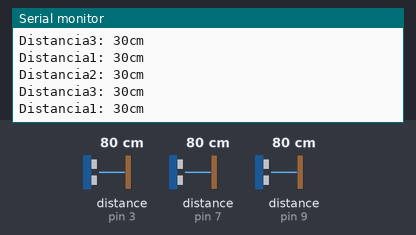
A sketch run on a simulated Arduino Uno, built with avr-gcc and run on an emulated ATmega328P. Parts: the last lines printed to the serial monitor. Wiring (inferred from the names in the program): 3 × ultrasonic range finder: trigger pin 2, echo pin 3 / trigger pin 6, echo pin 7 / trigger pin 8, echo pin 9. The inputs (shaded band) are chosen by the test bench; at power-on: distance to the obstacle (sensors on pin 3, pin 7, pin 9) 80 cm. The echo pulse lasts 58.3 µs per cm.

Above: at 1.2 s.
1.3 s: distance to the obstacle (sensor on pin 3) set to 2 cm
At 1.6 s:
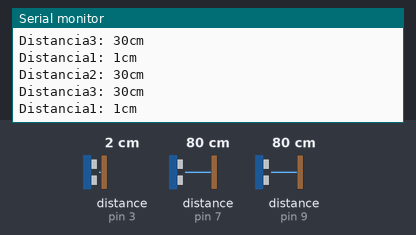
4.3 s: distance to the obstacle (sensor on pin 7) set to 2 cm
At 4.51 s:
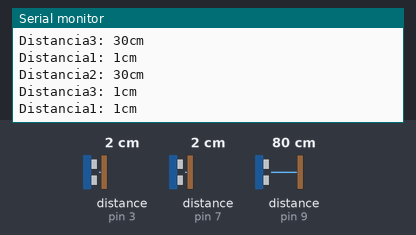
7.3 s: distance to the obstacle (sensor on pin 9) set to 2 cm
At 7.5 s:
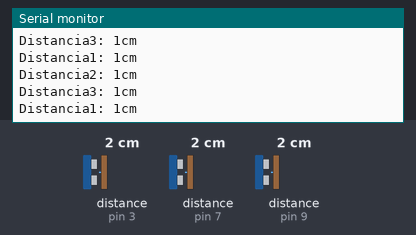
10.3 s: distance to the obstacle (sensor on pin 3) set to 9 cm
At 10.57 s:
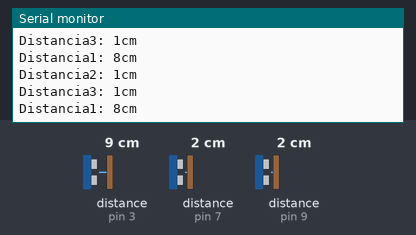
13.3 s: distance to the obstacle (sensor on pin 7) set to 35 cm
At 13.46 s:
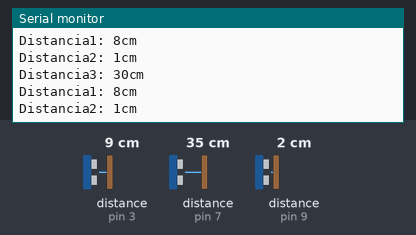
16.3 s: distance to the obstacle (sensor on pin 9) set to 18 cm
At 16.39 s:
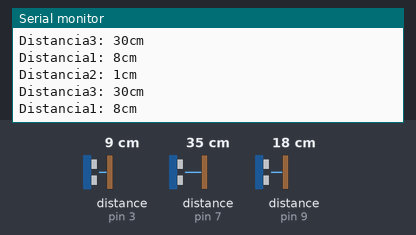
Timing chart, 0 to 19.3 s (numbered marks = the images above; inputs shaded):
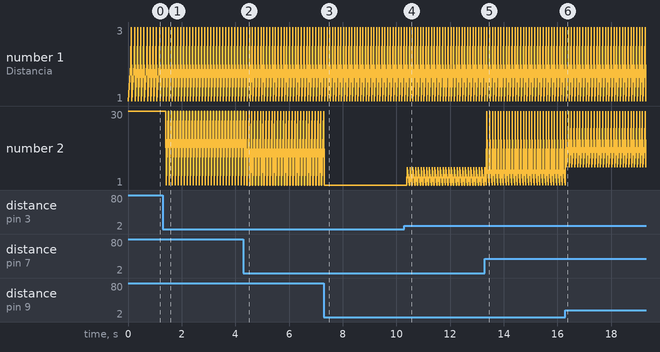

The sketch:

Ultrasonicos.ino
```cpp
//Ultrasonicos
const int Trigger1 = 2;
const int Echo1 = 3;
const int Trigger2 = 8;
const int Echo2 = 9;
const int Trigger3 = 6;
const int Echo3 = 7;

void setup() {
  Serial.begin(9600);//iniciailzamos la comunicación
  pinMode(Trigger1, OUTPUT); //pin como salida
  pinMode(Echo1, INPUT);  //pin como entrada
  digitalWrite(Trigger1, LOW);//Inicializamos el pin con 0
  pinMode(Trigger2, OUTPUT); //pin como salida
  pinMode(Echo2, INPUT);  //pin como entrada
  digitalWrite(Trigger2, LOW);//Inicializamos el pin con 0
  pinMode(Trigger3, OUTPUT); //pin como salida
  pinMode(Echo3, INPUT);  //pin como entrada
  digitalWrite(Trigger3, LOW);//Inicializamos el pin con 0
}

void loop(){
/////////////////////////////Sensor Ultrasonico 1 ///////////////////////////////////////////////////////
  long t1; //timepo que demora en llegar el eco
  long d1; //distancia en centimetros
  digitalWrite(Trigger1, HIGH);
  delayMicroseconds(10);          //Enviamos un pulso de 10us
  digitalWrite(Trigger1, LOW);
  t1= pulseIn(Echo1, HIGH); //obtenemos el ancho del pulso
  d1 = t1/59;             //escalamos el tiempo a una distancia en cm
  if (d1>30){
     d1=30;
  }
  if (d1<0){
  d1=0;
  }
  Serial.print("Distancia1: ");
  Serial.print(d1);      //Enviamos serialmente el valor de la distancia
  Serial.print("cm");
  Serial.println();
  delay(100);          //Hacemos una pausa de 100ms

///////////////////////////Sensor Ultrasonico 2 ///////////////////////////////////////////////////////
  long t2; //timepo que demora en llegar el eco
  long d2; //distancia en centimetros
  digitalWrite(Trigger2, HIGH);
  delayMicroseconds(10);          //Enviamos un pulso de 10us
  digitalWrite(Trigger2, LOW);
  t2= pulseIn(Echo2, HIGH); //obtenemos el ancho del pulso
  d2 = t2/59;             //escalamos el tiempo a una distancia en cm
  if (d2>30){
     d2=30;
  }
  if (d2<0){
  d2=0;
  }
  Serial.print("Distancia2: ");
  Serial.print(d2);      //Enviamos serialmente el valor de la distancia
  Serial.print("cm");
  Serial.println();
  //delay(100);          //Hacemos una pausa de 100ms

/////////////////////////////Sensor Ultrasonico 3 ///////////////////////////////////////////////////////
  long t3; //timepo que demora en llegar el eco
  long d3; //distancia en centimetros
  digitalWrite(Trigger3, HIGH);
  delayMicroseconds(10);          //Enviamos un pulso de 10us
  digitalWrite(Trigger3, LOW);
  t3= pulseIn(Echo3, HIGH); //obtenemos el ancho del pulso
  d3 = t3/59;             //escalamos el tiempo a una distancia en cm
  if (d3>30){
     d3=30;
  }
  if (d3<0){
  d3=0;
  }
  Serial.print("Distancia3: ");
  Serial.print(d3);      //Enviamos serialmente el valor de la distancia
  Serial.print("cm");
  Serial.println();
}
```

Measured:
- after the input at 1.3 s, the serial monitor: prints a new line after 0.13 s (image 1)
- after the input at 4.3 s, the serial monitor: prints a new line after 0.12 s (image 2)
- after the input at 7.3 s, the serial monitor: prints a new line after 0.10 s (image 3)
- after the input at 10.3 s, the serial monitor: prints a new line after 0.11 s (image 4)
- after the input at 13.3 s, the serial monitor: prints a new line after 0.07 s (image 5)
- plotted number 2: 1 → 8 after the input at 10.3 s
